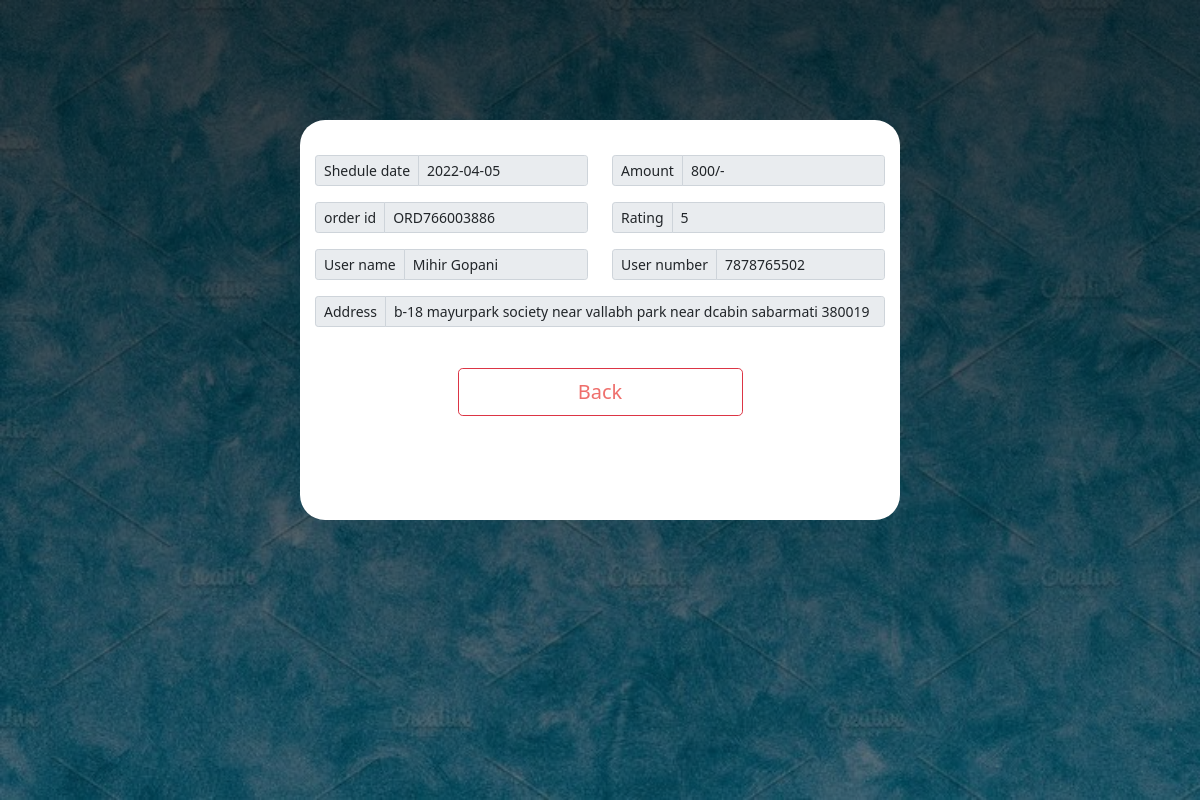
Screenshot of /Driver/bookingdetails.php?id=1 (signed in) with the database file from the repository.
### tables this page shows
CREATE TABLE `booking_db` (
  `b_id` int(10) NOT NULL,
  `b_date` date NOT NULL,
  `u_id` int(10) DEFAULT NULL,
  `u_name` varchar(100) NOT NULL,
  `d_id` int(10) DEFAULT NULL,
  `d_name` varchar(30) NOT NULL,
  `b_amount` int(5) DEFAULT NULL,
  `t_id` varchar(255) NOT NULL,
  `d_number` bigint(12) NOT NULL,
  `u_number` bigint(15) NOT NULL,
  `d_mail` varchar(100) NOT NULL,
  `city` varchar(50) NOT NULL,
  `state` varchar(50) NOT NULL,
  `shedule_date` date NOT NULL,
  `o_id` varchar(30) NOT NULL,
  `u_address` varchar(100) DEFAULT NULL,
  `status` int(2) NOT NULL DEFAULT 2
);

CREATE TABLE `feedback_db` (
  `f_id` int(10) NOT NULL,
  `u_id` int(10) NOT NULL,
  `u_name` varchar(30) NOT NULL,
  `d_id` int(15) NOT NULL,
  `d_name` varchar(50) NOT NULL,
  `o_id` varchar(50) DEFAULT NULL,
  `sheduled_date` date NOT NULL,
  `f_date` date NOT NULL,
  `f_rating` varchar(5) NOT NULL
);

### Driver/bookingdetails.php (the view, shortened to what this page needs)
<!DOCTYPE html>
<html lang="en">
<head>
    <?php
    include ('php/conn.php');
    $id = $_GET['id'];
    $query = "SELECT * FROM booking_db WHERE b_id = $id";
    $queryrun = mysqli_query($conn , $query);
    $fatch = mysqli_fetch_array($queryrun);
    $username = $fatch['u_name'];
    $amount = $fatch['b_amount'];
    $unumber = $fatch['u_number'];
    $sheduledate = $fatch['shedule_date'];
    $oid = $fatch['o_id'];
    $u_add = $fatch['u_address'];
    $fdback = "SELECT * FROM feedback_db WHERE o_id = '$oid'";
    $ratingrun = mysqli_query($conn , $fdback);
    $ratingfatch = mysqli_fetch_array($ratingrun);
    $rating = $ratingfatch['f_rating'];
    ?>
    <link rel="stylesheet" href="css/bookingdetails.css">
    <link href='https://cdn.jsdelivr.net/npm/boxicons@2.0.5/css/boxicons.min.css' rel='stylesheet'>
    <link href="https://cdn.jsdelivr.net/npm/bootstrap@5.1.3/dist/css/bootstrap.min.css" rel="stylesheet">
</head>
<body>
<div class="banner">
    <div class="container w-50 h-50">
        <div class="row">
            <div class="col">
                <div class="input-group input-group-sm mb-3">
                    <span class="input-group-text" id="inputGroup-sizing-sm">Shedule date</span>
                    <input disabled value="<?php echo $sheduledate; ?>" type="text" class="form-control" aria-label="Sizing example input" aria-describedby="inputGroup-sizing-sm">
                </div>
            </div>
            <div class="col">
                <div class="input-group input-group-sm mb-3">
                    <span class="input-group-text" id="inputGroup-sizing-sm">Amount</span>
                    <input disabled value="<?php echo $amount.'/-'; ?>" type="text" class="form-control" aria-label="Sizing example input" aria-describedby="inputGroup-sizing-sm">
                </div>
            </div>
        </div>
        <div class="row">
            <div class="col">
                <div class="input-group input-group-sm mb-3">
                    <span class="input-group-text" id="inputGroup-sizing-sm">order id</span>
                    <input disabled value="<?php echo $oid; ?>" type="text" class="form-control" aria-label="Sizing example input" aria-describedby="inputGroup-sizing-sm">
                </div>
            </div>
            <div class="col">
                <div class="input-group input-group-sm mb-3">
                    <span class="input-group-text" id="inputGroup-sizing-sm">Rating</span>
                    <input disabled value="<?php echo $rating; ?>" type="text" class="form-control" aria-label="Sizing example input" aria-describedby="inputGroup-sizing-sm">
                </div>
            </div>
        </div>
        <div class="row">
            <div class="col">
                <div class="input-group input-group-sm mb-3">
                    <span class="input-group-text" id="inputGroup-sizing-sm">User name</span>
                    <input disabled value="<?php echo $username; ?>" type="text" class="form-control" aria-label="Sizing example input" aria-describedby="inputGroup-sizing-sm">
                </div>
            </div>
            <div class="col">
                <div class="input-group input-group-sm mb-3">
                    <span class="input-group-text" id="inputGroup-sizing-sm">User number</span>
                    <input disabled value="<?php echo $unumber; ?>" type="text" class="form-control" aria-label="Sizing example input" aria-describedby="inputGroup-sizing-sm">
                </div>
            </div>
        </div>
        <div class="row">
            <div class="col">
                <div class="input-group input-group-sm mb-3">
                    <span class="input-group-text" id="inputGroup-sizing-sm">Address</span>
                    <input disabled value="<?php echo $u_add; ?>" type="text" class="form-control" aria-label="Sizing example input" aria-describedby="inputGroup-sizing-sm">
                </div>
            </div>
        </div>
        <div class="row">
            <div class="col">
                <div class="col btns">
                    <a href="booking.php" class="btn btn-danger btn-lg" role="button" aria-disabled="true">Back</a>
                </div>
            </div>
        </div>
    </div>
</div>
</body>
</html>

### Driver/css/bookingdetails.css (style rules this page uses)
* { margin: 0; padding: 0; box-sizing: border-box; }
body { width: 100%; box-sizing: border-box; height: 100vh; background-color: turquoise; }
.banner { width: 100%; height: 100vh; background-image: linear-gradient( rgba(0, 0, 0, 0.75), rgba(0, 0, 0, 0.5)), url(../../img/profile.jpg); background-size: cover; background-position: center; position: absolute; }
.banner .container { background-color: white; overflow: hidden; border-radius: 25px; padding: 35px 15px; margin-top: 10%; }
.btns { margin: 25px auto; display: flex; flex-direction: column; width: 50% !important; }
.btns a { color: #ef6f6c !important; background-color: transparent !important; }

### rows the page displays
booking_db: shedule_date "2022-04-05", b_amount "800/-", o "ORD766003886", u_name "Mihir Gopani", u_number "7878765502", u_address "b-18 mayurpark society near vallabh park near dcabin sabarmati 380019"
feedback_db: f_rating "5"
